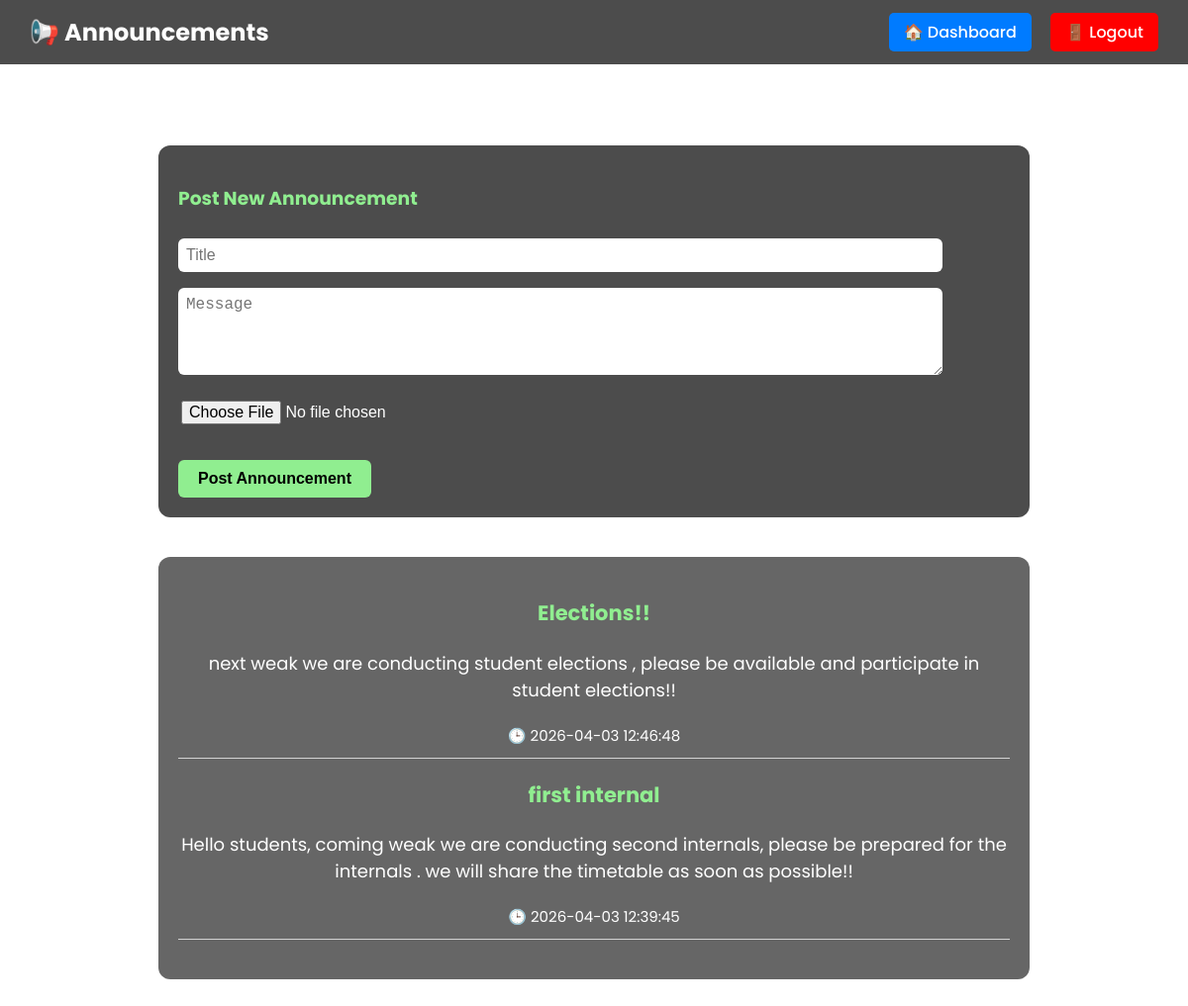
Page /announcements (signed in) on the committed database.
### tables this page shows
CREATE TABLE announcements (
    id INTEGER PRIMARY KEY AUTOINCREMENT,
    title TEXT,
    message TEXT,
    file TEXT,
    created_at TIMESTAMP DEFAULT CURRENT_TIMESTAMP
);

### app.py (the view)
@app.route('/announcements')
def announcements():
    if 'user' not in session:
        return redirect('/login')
    role = session.get('role')
    conn = sqlite3.connect('college.db')
    cursor = conn.cursor()
    cursor.execute("SELECT title, message, file, created_at FROM announcements ORDER BY id DESC")
    all_announcements = cursor.fetchall()
    conn.close()
    return render_template('announcement.html', announcements=all_announcements, role=role)

### templates/announcement.html (shortened to what this page needs)
<!DOCTYPE html>
<html>
<head>
</head>
<body>
<div class="top-bar">
    <h2>📢 Announcements</h2>
    <div>
        <a href="/dashboard" class="dashboard-btn">🏠 Dashboard</a>
        <a href="/logout" class="logout-btn">🚪 Logout</a>
    </div>
</div>
<div class="header">Latest Updates</div>
{% if role == 'hod' %}
<div class="hod-form">
    <form method="POST" enctype="multipart/form-data" action="/hod_announcement">
        <h3 style="color: lightgreen;">Post New Announcement</h3>
        <input type="text" name="title" placeholder="Title" required><br>
        <textarea name="message" placeholder="Message" rows="4" required></textarea><br>
        <input type="file" name="file" accept=".pdf"><br><br>
        <button type="submit">Post Announcement</button>
    </form>
</div>
{% endif %}
<div class="announcements-container">
    {% if announcements %}
        {% for ann in announcements %}
            <div class="announcement">
                <h3 style="color:lightgreen;">{{ ann[0] }}</h3>
                <p>{{ ann[1] }}</p>
                <small>🕒 {{ ann[3] }}</small><br>
            </div>
        {% endfor %}
    {% else %}
        <p>No announcements yet.</p>
    {% endif %}
</div>
</body>
</html>

### templates/announcement.html (style rules this page uses)
body { margin: 0; font-family: 'Poppins', sans-serif; background: url('/static/announcement.jpg') no-repeat center center fixed; background-size: cover; color: white; }
.top-bar { display: flex; justify-content: space-between; align-items: center; padding: 15px 30px; background: rgba(0,0,0,0.7); }
.top-bar h2 { margin: 0; }
.top-bar a { margin-left: 15px; padding: 8px 15px; text-decoration: none; border-radius: 5px; color: white; font-weight: 500; }
.dashboard-btn { background: #007bff; }
.logout-btn { background: red; }
.header { text-align: center; font-size: 28px; padding: 20px 0; font-weight: 600; }
.announcements-container { width: 70%; margin: auto; background: rgba(0,0,0,0.6); padding: 20px; border-radius: 12px; font-size: 18px; text-align: center; margin-bottom: 30px; }
.announcement { margin-bottom: 20px; padding-bottom: 10px; border-bottom: 1px solid lightgray; }
.hod-form { width: 70%; margin: auto; background: rgba(0,0,0,0.7); padding: 20px; border-radius: 12px; margin-bottom: 40px; }
.hod-form input, .hod-form textarea { width: 90%; padding: 8px; margin: 8px 0; border-radius: 6px; border: none; font-size: 16px; }
.hod-form input[type="file"] { padding: 3px; }
.hod-form button { padding: 10px 20px; font-size: 16px; border: none; border-radius: 6px; background-color: lightgreen; cursor: pointer; font-weight: 600; }

### rows in the picture
announcements: title "Elections!!", message "next weak we are conducting student elections , please be available and participate in student elections!!", created_at "2026-04-03 12:46:48"
announcements: title "first internal", message "Hello students, coming weak we are conducting second internals, please be prepared for the internals . we will share the timetable as soon as possible!!", created_at "2026-04-03 12:39:45"
